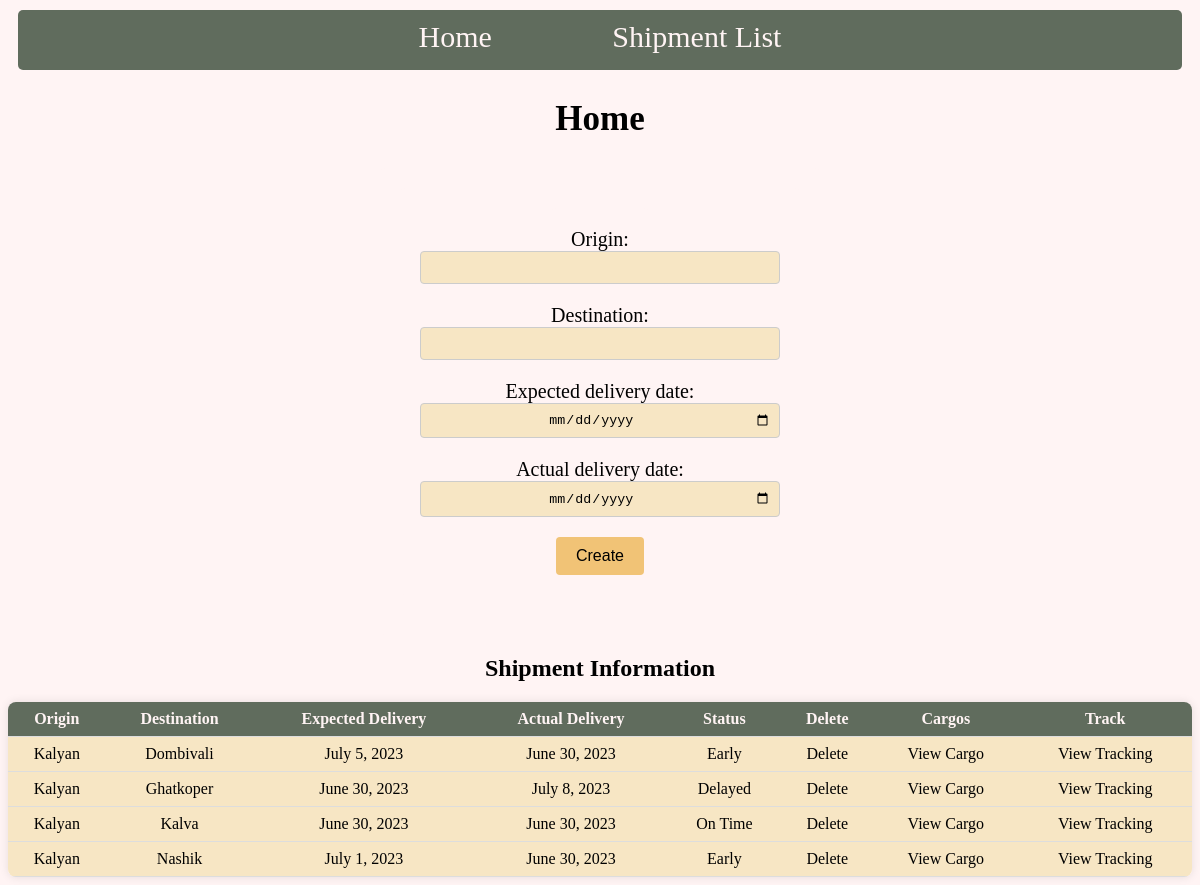
The app's page /, older data.
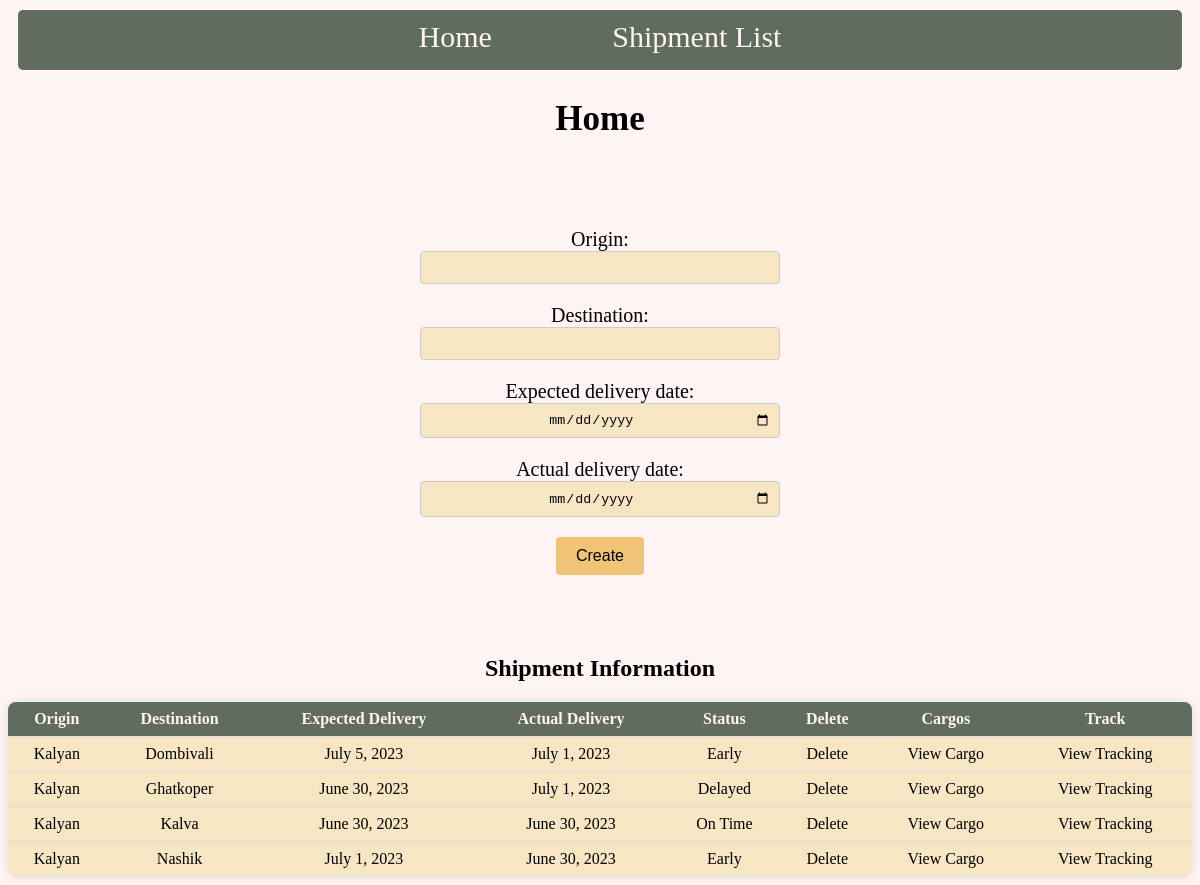
The same page, newer data.
### shipmentapp/models.py (models this page shows, shortened)
class ShipmentModel(models.Model):
    origin = models.CharField(max_length=40)
    destination = models.CharField(max_length=40)
    expected_delivery_date = models.DateField()
    actual_delivery_date = models.DateField(null=True,blank=True)
    STATUS_CHOICES = [
        ('ER','EnRoute'),
        ('EA','Early'),
        ('DE','Delayed'),
        ('OT','OnTime'),
    ]
    status = models.CharField(max_length=2,choices=STATUS_CHOICES,default='ER')

### shipmentapp/views.py (the view)
# urls.py: 2. Add a URL to urlpatterns:  path('', views.home, name='home')
def home(request):
    shipments = ShipmentModel.objects.all()
    if request.method == "POST":
        data = ShipmentForm(request.POST)
        if data.is_valid():
            data.save()
            msg = "Shipment Created"
            fm = ShipmentForm()
            context = {
                "shipments":shipments,
                "fm":fm,
                "msg":msg
            }
            return render(request,'home.html',context)
        else:
            msg = data
            context = {
                "shipments":shipments,
                "msg":msg
            }
            return render(request,'home.html',context)
    else:
        fm = ShipmentForm
        context = {
                "shipments":shipments,
                "fm":fm
            }
        return render(request,'home.html',context)

### shipmentapp/templates/home.html (shortened to what this page needs)
{% extends 'base.html' %}
{% block content %}
<h2 class="heading">Home</h2>
<div class="container">
    <form method="POST" class="sub-container">
            {{fm.as_p}}
            <input type="submit" value="Create">
    </form>
</div>
<h2><center>Shipment Information</center></h2>
<table>
    <tr>
        <th>Origin</th>
        <th>Destination</th>
        <th>Expected Delivery</th>
        <th>Actual Delivery</th>
        <th>Status</th>
        <th>Delete</th>
        <th>Cargos</th>
        <th>Track</th>
    </tr>
    {% for shipment in shipments %}
        <tr>
            <td>{{ shipment.origin }}</td>
            <td>{{ shipment.destination }}</td>
            <td>{{ shipment.expected_delivery_date }}</td>
            <td>{{ shipment.actual_delivery_date }}</td>
            {% if shipment.status == 'EA' %}
                <td>Early</td>
            {% elif shipment.status == 'DE' %}
                <td>Delayed</td>
            {% elif shipment.status == 'OT' %}
                <td>On Time</td>
            {% else %}
                <td>En Route</td>
            {% endif %}
            <td><a href="{% url 'delete_shipment' id=shipment.id %}" onclick="return confirm('Are You Sure?')">Delete</a></td>
            <td><a href="{% url 'cargo' id=shipment.id %}">View Cargo</a></td>
            <td><a href="{% url 'tracking' id=shipment.id %}">View Tracking</a></td>
        </tr>
    {% empty %}
        No shipments available
    {% endfor %}
</table>
{% endblock %}

Row changes from the older to the newer data that the page shows:
changed ShipmentModel "Dombivali": actual_delivery_date "June 30, 2023" → "July 1, 2023"
changed ShipmentModel "Ghatkoper": actual_delivery_date "July 8, 2023" → "July 1, 2023"
